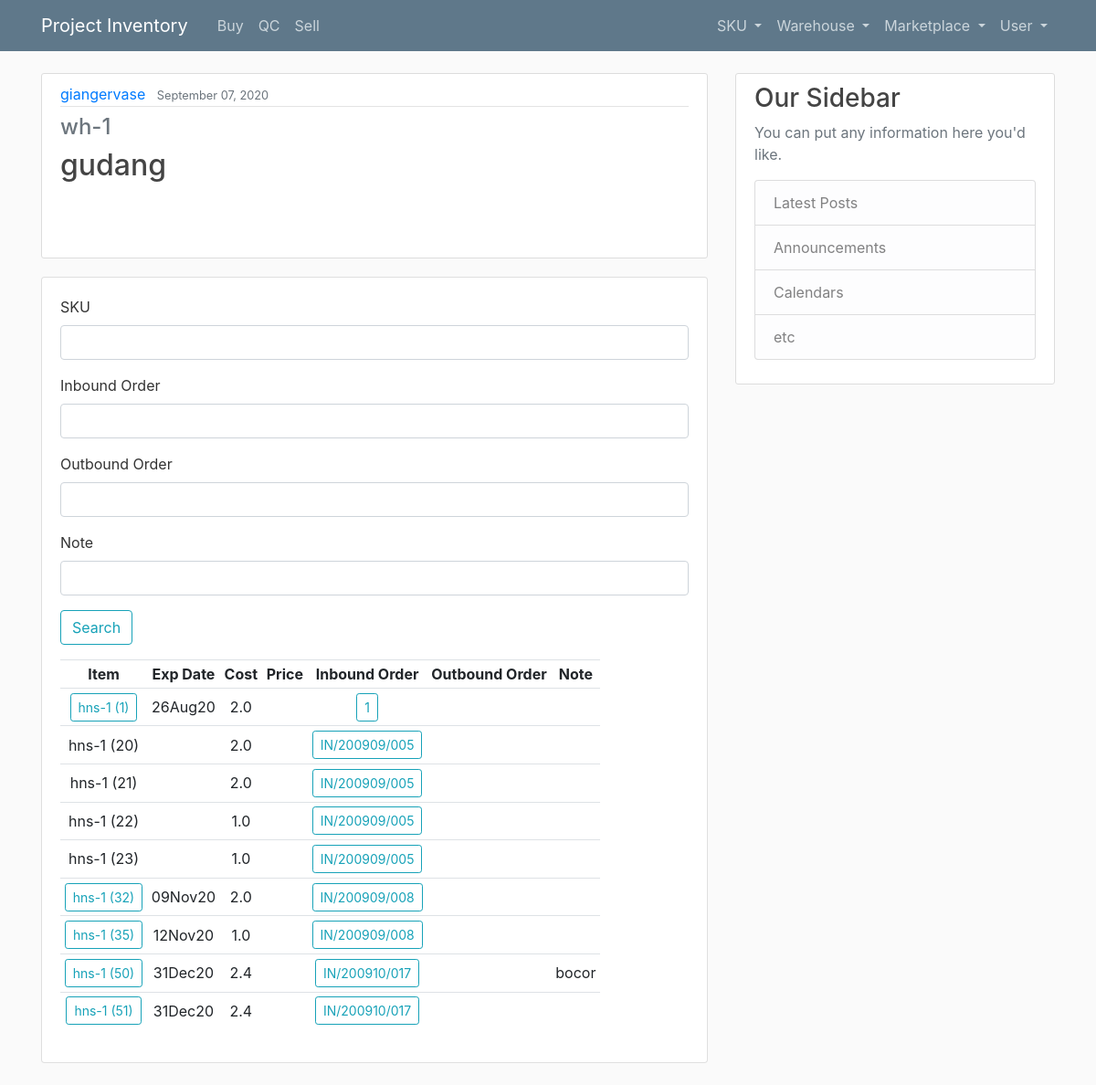
Page /warehouse/wh-1/ (signed in) on the committed database.
### sku/models.py (models this page shows, shortened)
class Warehouse(models.Model):
    slug = models.SlugField(max_length=50, null=True, unique=True)
    name = models.CharField(max_length=255, null=True)
    note = models.TextField(null=True, blank=True)
    creator = models.ForeignKey(User, on_delete=models.SET_NULL, null=True)
    date_added = models.DateTimeField(default=timezone.now, null=True)

class Product(models.Model):
    sku = models.ForeignKey(SKU, on_delete=models.CASCADE, null=True, related_name='productsku_set')
    exp_date = models.DateTimeField(null=True, blank=True)
    cost = models.FloatField(null=True)
    price = models.FloatField(null=True, blank=True)
    note = models.TextField(null=True, blank=True)
    location = models.ForeignKey(Warehouse, on_delete=models.SET_NULL, null=True, blank=True)
    inbound_order = models.ForeignKey(Inbound, on_delete=models.SET_NULL, null=True)
    outbound_order = models.ForeignKey(Outbound, on_delete=models.SET_NULL, null=True, blank=True)
    def __str__(self):
        return self.sku.slug +" ("+str(self.id)+")"
    def cost_view(self):
        return round(self.cost ,2)

class SKU(models.Model):
    slug = models.SlugField(max_length=50, null=True, unique=True)
    name = models.CharField(max_length=255, null=True)
    note = models.TextField(null=True, blank = True)
    creator = models.ForeignKey(User, on_delete=models.SET_NULL, null=True)
    date_added = models.DateTimeField(default=timezone.now, null=True)

class Inbound(models.Model):
    code = models.CharField(max_length=255, null=True, unique=True)
    total_paid_cost = models.FloatField(null=True)
    note = models.TextField(null=True, blank=True)
    creator = models.ForeignKey(User, on_delete=models.SET_NULL, null=True)
    date_added = models.DateTimeField(default=timezone.now, null=True)
    marketplace = models.ForeignKey(Marketplace, on_delete=models.SET_NULL, null=True)
    def __str__(self):
        return self.code

### sku/views.py (the view)
# urls.py: path('warehouse/<str:slug>/', views.WarehouseProductList, name='warehouse-detail'),
def WarehouseProductList(request, slug):
    if not request.user.username:
        return redirect('/login/?next=%s' % request.path)
    warehouse = get_object_or_404(Warehouse, slug=slug)
    products = Product.objects.filter(location=warehouse)
    product_filter = WarehouseProductFilter(request.GET, queryset=products)
    products = product_filter.qs
    context = { 'warehouse' : warehouse,
                'products' : products,
                'product_filter' : product_filter}
    return render(request, 'sku/warehouse_detail.html', context)

### sku/templates/sku/warehouse_detail.html (shortened to what this page needs)
{% extends 'base.html' %}
{% load crispy_forms_tags %}
{% block content %}
<article class="media content-section">
    <div class="media-body">
        <div class="article-metadata">
            <a class="mr-2" href="#">
                {{ warehouse.creator }}
            </a>
            <small class="text-muted">
                {{ warehouse.date_added|date:"F d, Y" }}
            </small>
        </div>
        <h4 class="mt-2 text-secondary">
            {{ warehouse.slug }}
        </h4>
        <h2>
            {{ warehouse.name }}
        </h2>
        <p class="article-content">
        </p>
    </div>
</article>
<div class="card card-body">
        <form method="get">
        {{product_filter.form|crispy}}
        <button class="btn btn-outline-info" type="submit">
            Search
        </button>
    </form>
    <table class="table table-sm table-hover table-responsive">
        <tr>
            <th style="text-align:center">Item</th>
            <th style="text-align:center">Exp Date</th>
            <th style="text-align:center">Cost</th>
            <th style="text-align:center">Price</th>
            <th style="text-align:center">Inbound Order</th>
            <th style="text-align:center">Outbound Order</th>
            <th style="text-align:center">Note</th>
        </tr>
        {% for product in products %}
        <tr>
            <td class="align-middle" style="text-align:center">
                {% if product.exp_date %}
                    <a class="btn btn-sm btn-outline-info" href="{% url 'product-detail' product.sku.slug product.exp_date|date:'m-d-Y' %}">{{ product }}</a>
                {% else %}
                    {{ product }}
                {% endif %}
            </td>
            <td class="align-middle" style="text-align:center">
                {% if product.exp_date %}
                    {{ product.exp_date|date:"dMy" }}
                {% endif %}
            </td>
            <td class="align-middle" style="text-align:center">
                {% if product.cost %}
                    {{ product.cost_view }}
                {% endif %}
            </td>
            <td class="align-middle" style="text-align:center">
            </td>
            <td class="align-middle" style="text-align:center">
                {% if product.inbound_order %}
                <a class="btn btn-sm btn-outline-info" href="{% url 'inbound-detail' product.inbound_order.pk %}">{{ product.inbound_order }}</a>
                {% endif %}
            </td>
            <td class="align-middle" style="text-align:center">
            </td>
            <td class="align-middle">
                {% if product.note %}
                {% if product.note|length > 140 %}
                    {{ product.note|slice:140 }} ...
                {% else %}
                    {{ product.note }}
                {% endif %}
                {% endif %}
            </td>
        </tr>
        {% endfor %}
    </table>
</div>
<br>
{% endblock %}

### static/css/main.css (style rules this page uses)
body { background: #fafafa; color: #333333; margin-top: 5rem; }
h1, h2, h3, h4, h5, h6 { color: #444444; }
.content-section { background: #ffffff; padding: 10px 20px; border: 1px solid #dddddd; border-radius: 3px; margin-bottom: 20px; }
.article-content { white-space: pre-line; }
.article-metadata { padding-bottom: 1px; margin-bottom: 4px; border-bottom: 1px solid #e3e3e3 }

### rows in the picture
Warehouse: creator "giangervase", date_added "September 07, 2020", slug "wh-1", name "gudang"
Product: sku+id "hns-1 (1)", exp_date "26Aug20", cost_view "2.0", inbound_order "1"
Product: sku+id "hns-1 (20)", cost_view "2.0", inbound_order "IN/200909/005"
Product: sku+id "hns-1 (21)", cost_view "2.0", inbound_order "IN/200909/005"
Product: sku+id "hns-1 (22)", cost_view "1.0", inbound_order "IN/200909/005"
Product: sku+id "hns-1 (23)", cost_view "1.0", inbound_order "IN/200909/005"
Product: sku+id "hns-1 (32)", exp_date "09Nov20", cost_view "2.0", inbound_order "IN/200909/008"
Product: sku+id "hns-1 (35)", exp_date "12Nov20", cost_view "1.0", inbound_order "IN/200909/008"
Product: sku+id "hns-1 (50)", exp_date "31Dec20", cost_view "2.4", inbound_order "IN/200910/017", note "bocor"
Product: sku+id "hns-1 (51)", exp_date "31Dec20", cost_view "2.4", inbound_order "IN/200910/017"
